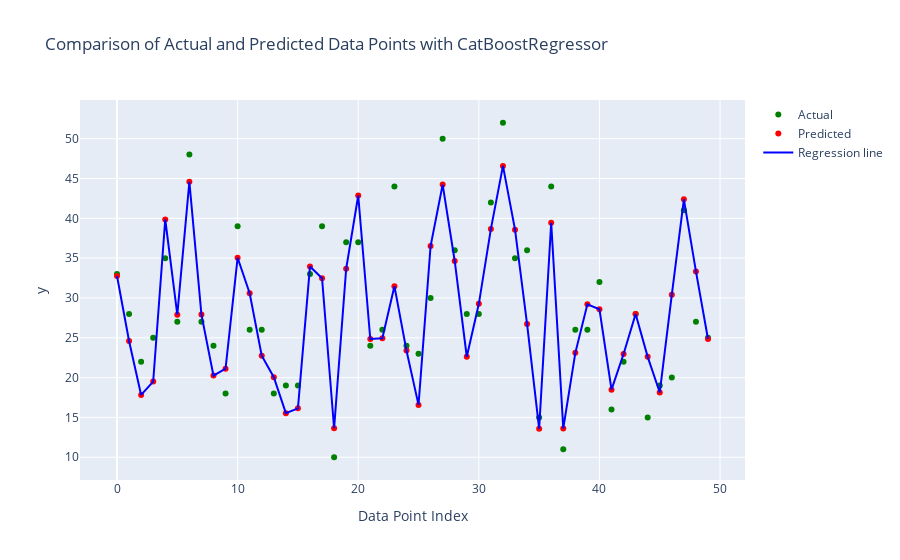

Notebook code for this chart:
### Code cell
import plotly.graph_objs as go
#Conclusion :
# 1] The regression model appears to capture the overall trend of the data but may struggle with certain data points, leading to larger prediction errors.
# 2] The presence of outliers suggests that the model's performance could be improved either by addressing these outliers or by using a more robust regression technique.
# 3] The jagged nature of the regression line indicates a close fit to the data points, which might be an issue if the model is overfitting.

# Assuming you have y_test and y_pred defined

# Assuming y_test and y_pred are already defined with 30 samples
y_test_sample = y_test[:50]
y_pred_sample = y_pred[:50]

# Convert range to list for x-axis
x_values = list(range(len(y_test_sample)))

# Create traces for actual and predicted data points
trace_actual = go.Scatter(x=x_values, y=y_test_sample, mode='markers', name='Actual', marker=dict(color='green'))
trace_predicted = go.Scatter(x=x_values, y=y_pred_sample, mode='markers', name='Predicted', marker=dict(color='red'))

# Create a trace for the regression line
trace_regression = go.Scatter(x=x_values, y=y_pred_sample, mode='lines', name='Regression line', line=dict(color='blue', width=2))

# Combine traces into a data list
data = [trace_actual, trace_predicted, trace_regression]

# Define layout for the plot
layout = go.Layout(
    title='Comparison of Actual and Predicted Data Points with CatBoostRegressor',
    xaxis=dict(title='Data Point Index'),
    yaxis=dict(title='y'),
    hovermode='closest',  # Show closest data point's values upon hover
)

# Create figure object that combines data and layout
fig = go.Figure(data=data, layout=layout)

# Display the interactive plot
fig.show()

### Figure 1 — Plotly figure (JSON) as saved in the notebook; plotly's stock layout.template omitted (floating-point values rounded to 4 significant figures)
{"data": [{"marker": {"color": "green"}, "mode": "markers", "name": "Actual", "type": "scatter", "x": [0, 1, 2, 3, 4, 5, 6, 7, 8, 9, 10, 11, 12, 13, 14, 15, 16, 17, 18, 19, 20, 21, 22, 23, 24, 25, 26, 27, 28, 29, 30, 31, 32, 33, 34, 35, 36, 37, 38, 39, 40, 41, 42, 43, 44, 45, 46, 47, 48, 49], "y": [33, 28, 22, 25, 35, 27, 48, 27, 24, 18, 39, 26, 26, 18, 19, 19, 33, 39, 10, 37, 37, 24, 26, 44, 24, 23, 30, 50, 36, 28, 28, 42, 52, 35, 36, 15, 44, 11, 26, 26, 32, 16, 22, 28, 15, 19, 20, 41, 27, 25]}, {"marker": {"color": "red"}, "mode": "markers", "name": "Predicted", "type": "scatter", "x": [0, 1, 2, 3, 4, 5, 6, 7, 8, 9, 10, 11, 12, 13, 14, 15, 16, 17, 18, 19, 20, 21, 22, 23, 24, 25, 26, 27, 28, 29, 30, 31, 32, 33, 34, 35, 36, 37, 38, 39, 40, 41, 42, 43, 44, 45, 46, 47, 48, 49], "y": [32.75, 24.59, 17.82, 19.5, 39.85, 27.91, 44.59, 27.91, 20.25, 21.12, 35.05, 30.59, 22.75, 20.05, 15.54, 16.14, 33.94, 32.47, 13.64, 33.66, 42.86, 24.85, 24.94, 31.48, 23.4, 16.57, 36.52, 44.23, 34.65, 22.62, 29.27, 38.67, 46.58, 38.58, 26.72, 13.59, 39.44, 13.62, 23.11, 29.21, 28.57, 18.48, 22.96, 27.99, 22.6, 18.14, 30.41, 42.38, 33.33, 24.85]}, {"line": {"color": "blue", "width": 2}, "mode": "lines", "name": "Regression line", "type": "scatter", "x": [0, 1, 2, 3, 4, 5, 6, 7, 8, 9, 10, 11, 12, 13, 14, 15, 16, 17, 18, 19, 20, 21, 22, 23, 24, 25, 26, 27, 28, 29, 30, 31, 32, 33, 34, 35, 36, 37, 38, 39, 40, 41, 42, 43, 44, 45, 46, 47, 48, 49], "y": [32.75, 24.59, 17.82, 19.5, 39.85, 27.91, 44.59, 27.91, 20.25, 21.12, 35.05, 30.59, 22.75, 20.05, 15.54, 16.14, 33.94, 32.47, 13.64, 33.66, 42.86, 24.85, 24.94, 31.48, 23.4, 16.57, 36.52, 44.23, 34.65, 22.62, 29.27, 38.67, 46.58, 38.58, 26.72, 13.59, 39.44, 13.62, 23.11, 29.21, 28.57, 18.48, 22.96, 27.99, 22.6, 18.14, 30.41, 42.38, 33.33, 24.85]}], "layout": {"hovermode": "closest", "title": {"text": "Comparison of Actual and Predicted Data Points with CatBoostRegressor"}, "xaxis": {"title": {"text": "Data Point Index"}}, "yaxis": {"title": {"text": "y"}}}}
